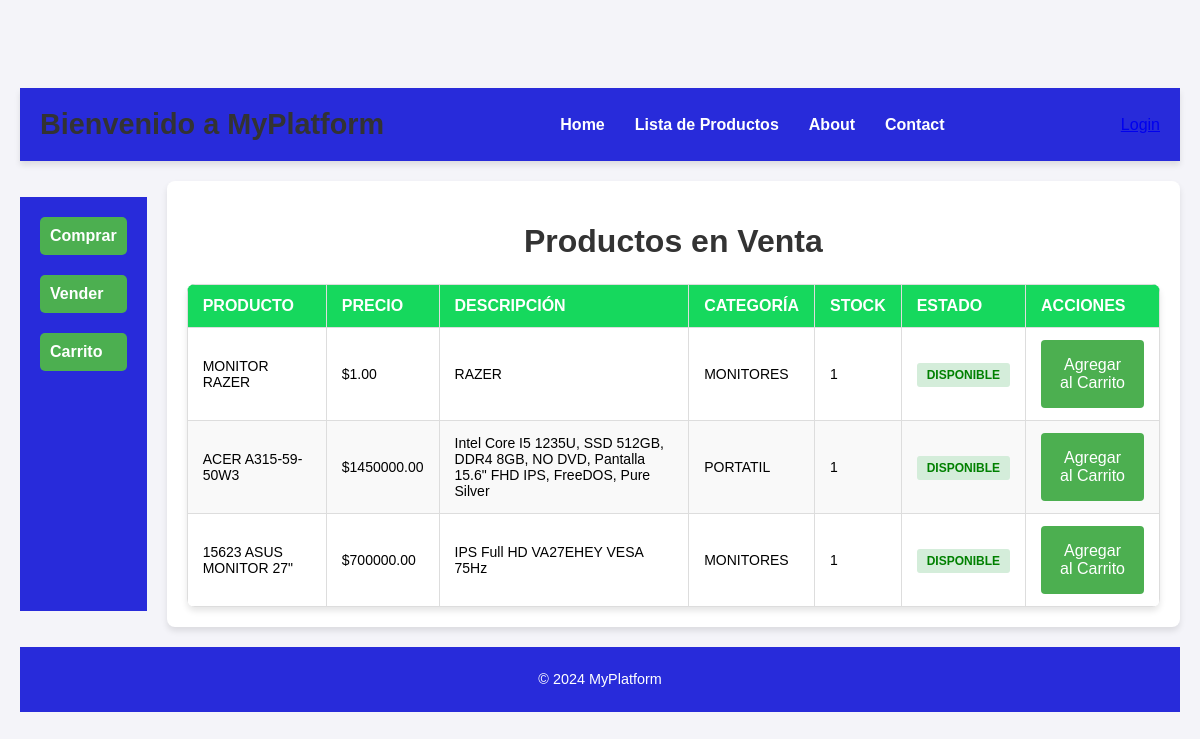
/products/products/, run on an earlier commit of the app's database.
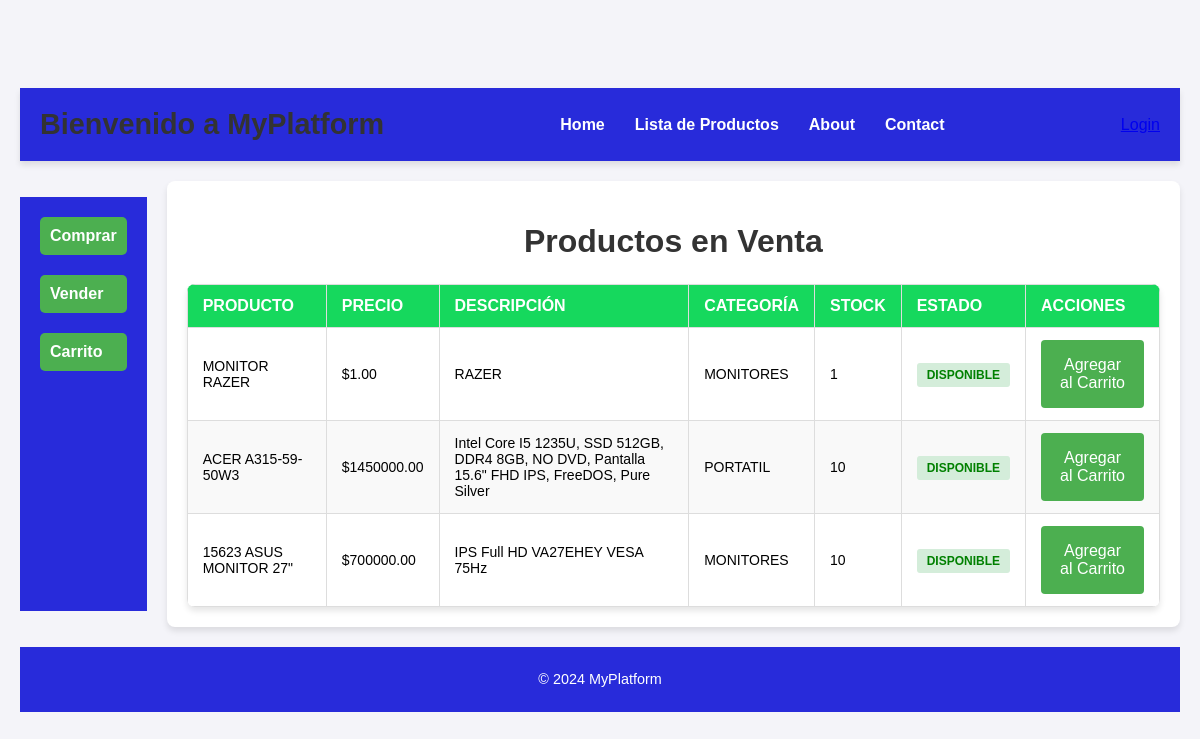
And on a later commit of the database.
### products/models.py (models this page shows, shortened)
class Product(models.Model):
    id = models.BigAutoField(primary_key=True)
    name = models.CharField(max_length=255)
    description = models.TextField()
    price = models.DecimalField(max_digits=10, decimal_places=2)
    stock = models.IntegerField(default=0)  # Indica la cantidad en inventario
    category = models.ForeignKey('Category', on_delete=models.SET_NULL, null=True, blank=True)
    seller = models.ForeignKey(settings.AUTH_USER_MODEL, related_name='products_for_sale', on_delete=models.CASCADE)
    is_sold = models.BooleanField(default=False)  # Indica si el producto está vendido
    is_available = models.BooleanField(default=True)  # Nuevo campo para indicar disponibilidad
    @property
    def is_available(self):
        return self.stock > 0

class Category(models.Model):
    name = models.CharField(max_length=100)
    description = models.TextField(blank=True, null=True)

### purchases/views.py (the view)
# urls.py: path('products/', views.available_products, name='available_products'),
def available_products(request):
    products = Product.objects.all()
    return render(request, 'purchases/buy.html', {'products': products})

### purchases/templates/purchases/buy.html (shortened to what this page needs)
{% extends 'home.html' %}
{% block content %}
    <h1>Productos en Venta</h1>
    <table class="product-table">
        <thead>
            <tr>
                <th>Producto</th>
                <th>Precio</th>
                <th>Descripción</th>
                <th>Categoría</th>
                <th>Stock</th>
                <th>Estado</th>
                <th>Acciones</th>
            </tr>
        </thead>
        <tbody>
            {% for product in products %}
                <tr>
                    <td>{{ product.name }}</td>
                    <td>${{ product.price }}</td>
                    <td>{{ product.description }}</td>
                    <td>{{ product.category.name }}</td>
                    <td>{{ product.stock }}</td>
                    <td>
                        {% if product.is_available %}
                            <span class="status available">Disponible</span>
                        {% else %}
                            <span class="status out-of-stock">Agotado</span>
                        {% endif %}
                    </td>
                    <td>
                        {% if product.is_available %}
                            <form method="post" action="{% url 'add_to_cart' product.id %}">
                                <button type="submit">Agregar al Carrito</button>
                            </form>
                        {% else %}
                            <button disabled>Agotado</button>
                        {% endif %}
                    </td>
                </tr>
            {% endfor %}
        </tbody>
    </table>
{% endblock %}

What changed in the data, as far as the page shows it:
changed Product "ACER A315-59-50W3": stock "1" → "10"
changed Product "15623 ASUS MONITOR 27\"": stock "1" → "10"
